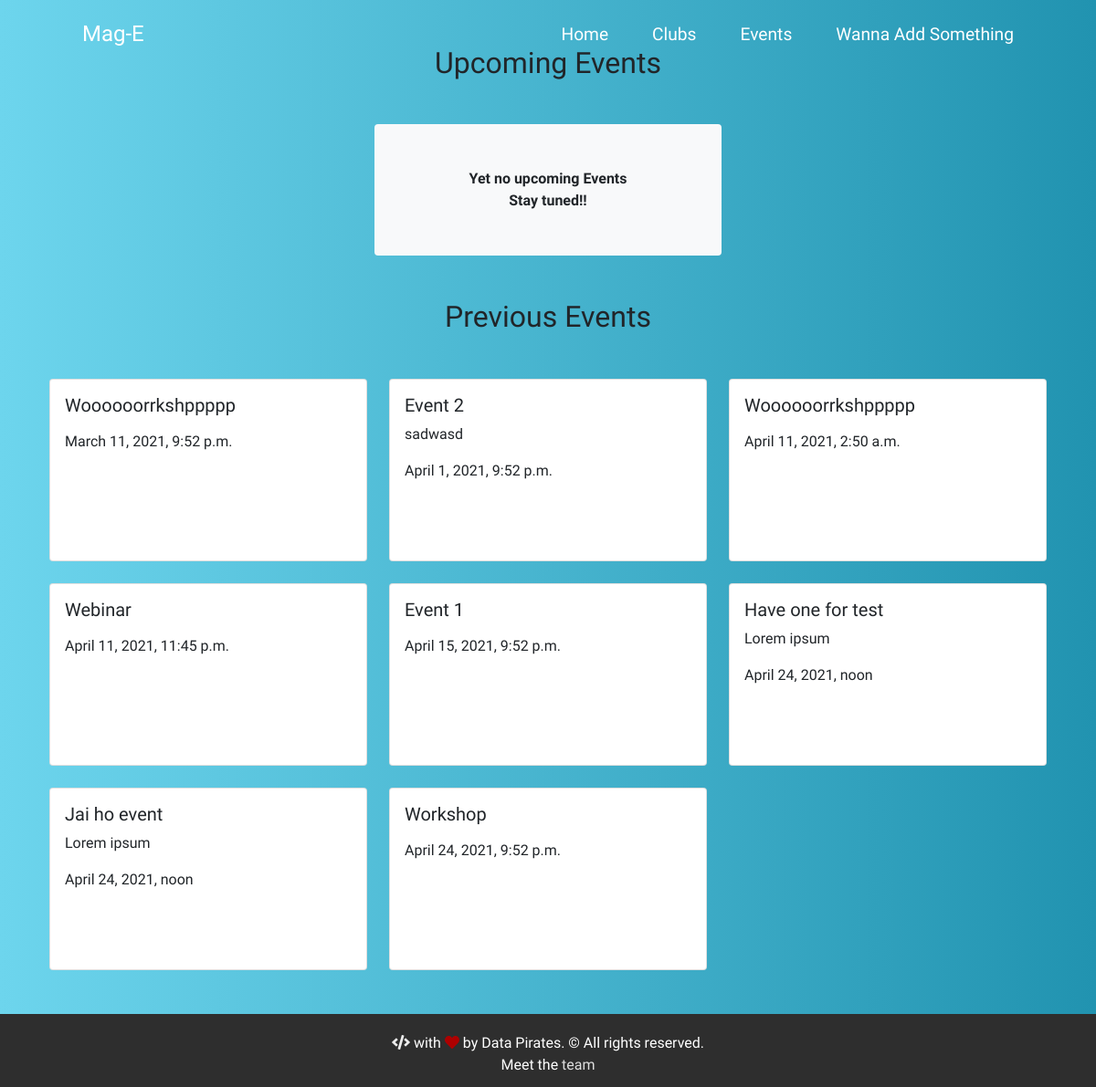
Page /events/ on the earlier database version.
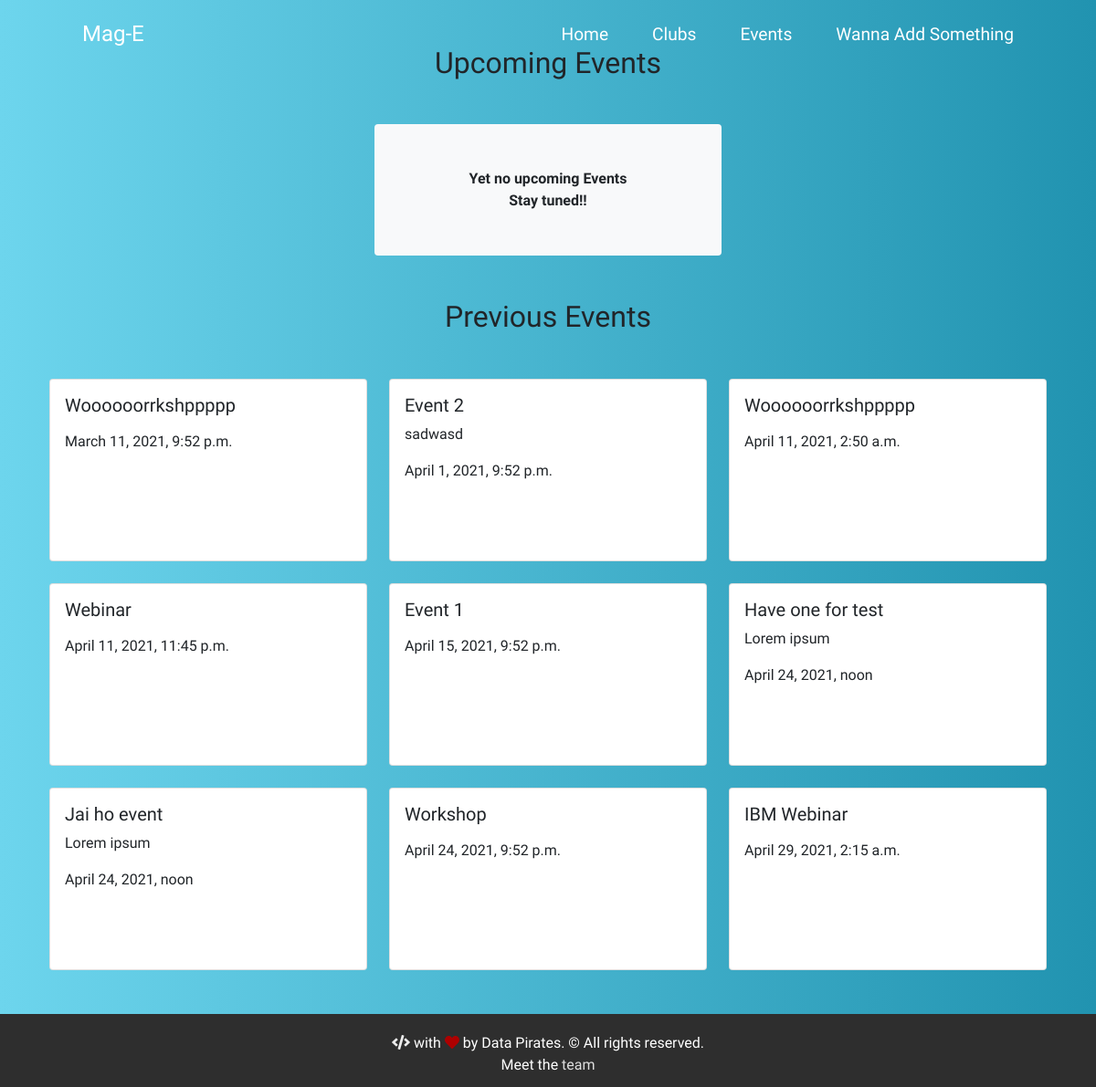
Same page on the later database version.
### clubs/models.py (models this page shows, shortened)
class Events(models.Model):
    event_club = models.ForeignKey(Club, on_delete=models.CASCADE)
    event_title = models.CharField(max_length=255, null=True, blank=True)
    event_bio = models.TextField(max_length=600, null=True, blank=True)
    register = models.TextField(max_length=600, null=True, blank=True)
    feedback = models.TextField(max_length=600, null=True, blank=True)
    event_date = models.DateTimeField(null=True, blank=True)
    yt_link = models.CharField(max_length=255, null=True, blank=True)
    recording = models.TextField(max_length=600, null=True, blank=True)

### MagE/views.py (the view)
# urls.py: path('events/', views.eventsPage, name='event_page'),
def eventsPage(request):
    now = timezone.now()
    event_retrive = models.Events.objects.all()
    upcoming = event_retrive.filter(event_date__gte=now).order_by('event_date')
    previous = event_retrive.filter(event_date__lt=now).order_by('event_date')
    context = {
        'upcoming': upcoming,
        'previous': previous}
    return render(request, "events.html", context)

### templates/events.html (shortened to what this page needs)
{% extends 'base.html' %}
{% block content %}
<h2 class="text-center mb-5 club-padding">Upcoming Events</h2>
<div class="container mb-5">
    <div class="row row-cols-1 row-cols-md-3 g-4">
        {% for e in upcoming %}
        <div class="col">
            <div class="card min-height-200">
                <div class="card-body">
                    <h5 class="card-title">{{e.event_title}}</h5>
                    <p class="card-text">{{e.event_bio}}</p>
                    <p class="card-text">{{e.event_date}}</p>
                    {% if e.register|length > 0 %}
                    <a class='btn btn-primary btn-lg' href="{{e.register}}">Register</a>
                    {% endif %}
                </div>
            </div>
        </div>
        {% empty %}
        <div class="p-5 bg-light text-dark text-center mx-auto mb-5 rounded fw-bolder">
            Yet no upcoming Events <br> Stay tuned!!
            {% endfor %}
        </div>
    </div>
    <div class="container mb-5">
        <h2 class="text-center mb-5">Previous Events</h2>
        <div class="row row-cols-1 row-cols-md-3 g-4">
            {% for e in previous %}
            <div class="col">
                <div class="card min-height-200">
                    <div class="card-body">
                        <h5 class="card-title">{{e.event_title}}</h5>
                        <p class="card-text">{{e.event_bio}}</p>
                        <p class="card-text">{{e.event_date}}</p>
                    </div>
                </div>
            </div>
            {% empty %}
            <div class="p-5 bg-light text-dark text-center mx-auto mb-5 rounded fw-bolder">
                No previous data <br> Thankyou!!
            </div>
            {% endfor %}
        </div>
    </div>
</div>
{% endblock %}

Differences in the rows shown:
added Events: event_title "IBM Webinar", event_date "April 29, 2021, 2:15 a.m."
